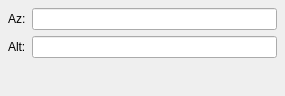
<ui version="4.0" >
 <class>ArgSetAltAz</class>
 <widget class="QWidget" name="ArgSetAltAz" >
  <property name="geometry" >
   <rect>
    <x>0</x>
    <y>0</y>
    <width>285</width>
    <height>96</height>
   </rect>
  </property>
  <layout class="QVBoxLayout" >
   <property name="margin" >
    <number>8</number>
   </property>
   <property name="spacing" >
    <number>6</number>
   </property>
   <item>
    <layout class="QGridLayout" >
     <property name="margin" >
      <number>0</number>
     </property>
     <property name="spacing" >
      <number>6</number>
     </property>
     <item row="0" column="0" >
      <widget class="QLabel" name="textLabel1" >
       <property name="text" >
        <string>Az:</string>
       </property>
      </widget>
     </item>
     <item row="1" column="0" >
      <widget class="QLabel" name="textLabel1_2" >
       <property name="text" >
        <string>Alt:</string>
       </property>
      </widget>
     </item>
     <item row="0" column="1" >
      <widget class="dmsBox" name="AzBox" />
     </item>
     <item row="1" column="1" >
      <widget class="dmsBox" name="AltBox" />
     </item>
    </layout>
   </item>
   <item>
    <spacer>
     <property name="orientation" >
      <enum>Qt::Vertical</enum>
     </property>
     <property name="sizeType" >
      <enum>QSizePolicy::Expanding</enum>
     </property>
     <property name="sizeHint" >
      <size>
       <width>263</width>
       <height>16</height>
      </size>
     </property>
    </spacer>
   </item>
  </layout>
 </widget>
 <customwidgets>
  <customwidget>
   <class>dmsBox</class>
   <extends>QLineEdit</extends>
   <header>widgets/dmsbox.h</header>
   <container>0</container>
   <pixmap></pixmap>
  </customwidget>
 </customwidgets>
 <resources/>
 <connections/>
</ui>
